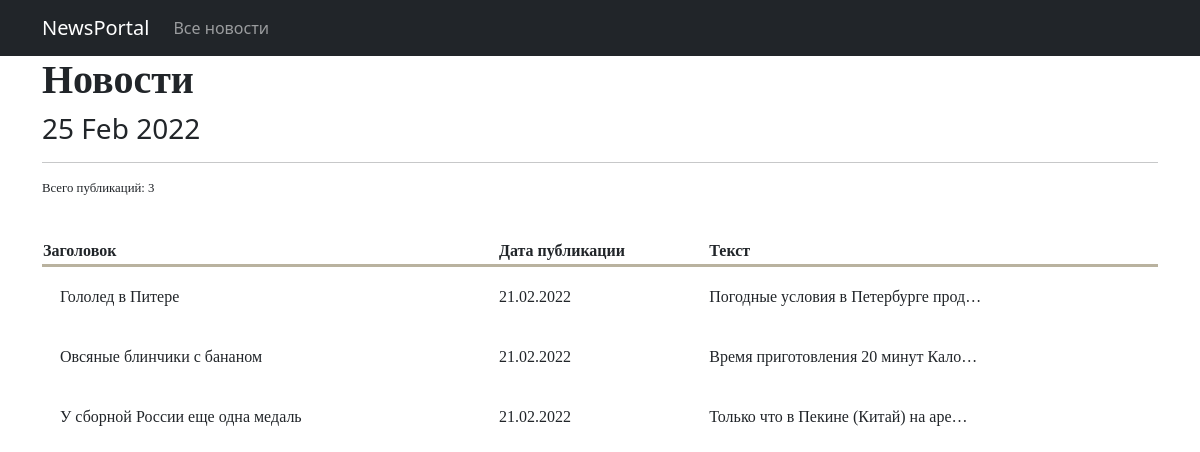
The page /news/ on the database as committed earlier.
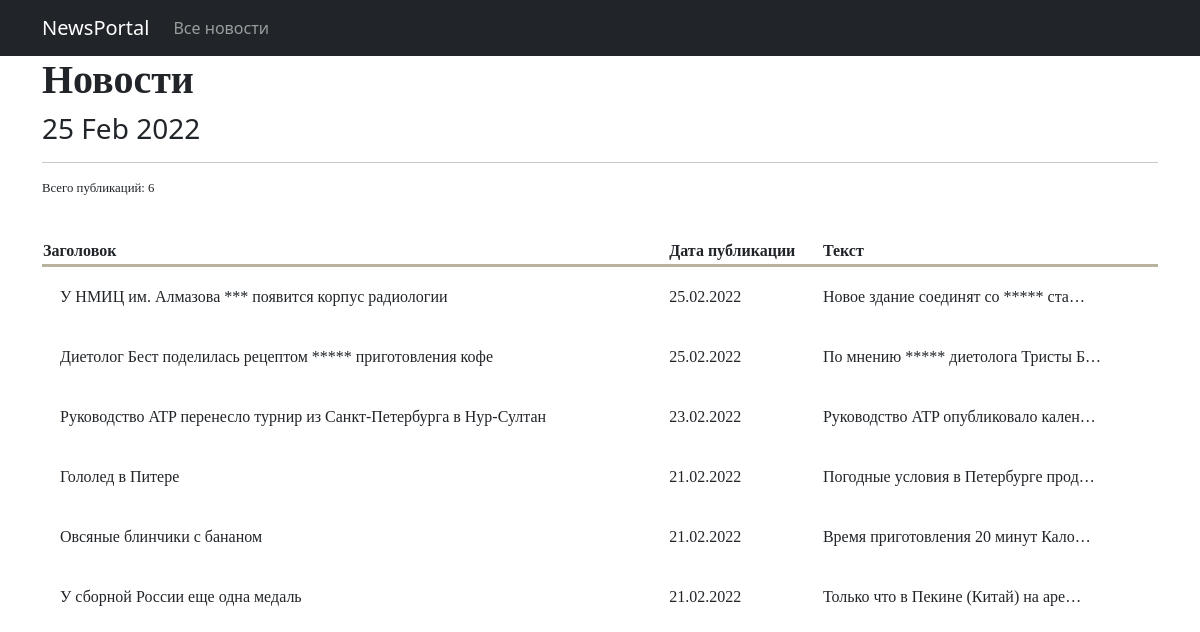
The same page on the database as committed later.
### news/models.py (models this page shows, shortened)
class Post(models.Model):
    article = 'ART'
    news = 'NWS'
    TYPE = [
        (article, 'Статья'),
        (news, 'Новость'),
    ]
    author = models.ForeignKey(Author, on_delete=models.CASCADE)
    type = models.CharField(max_length=3, choices=TYPE, default=news)
    time_in = models.DateTimeField(auto_now_add=True)
    category = models.ManyToManyField(Category, through='PostCategory')
    head = models.CharField(max_length=255)
    text = models.TextField()
    rating = models.SmallIntegerField(default=0)

### news/views.py (the view)
# urls.py: path('', PostList.as_view()),
class PostList(ListView):
    model = Post
    template_name = 'posts.html'
    context_object_name = 'posts'
    queryset = Post.objects.order_by('-time_in')
    def get_context_data(self, **kwargs):
        context = super().get_context_data(**kwargs)
        context['time_now'] = datetime.utcnow()
        return context

### news/templatetags/custom_filters.py (called while the page is built)
@register.filter(name='censor')
def censor(text):
    cens_list = ['word1', 'word2', 'wo3']
    for word in cens_list:
        text = text.replace(word, '*' * len(word))
    return text

### templates/posts.html (shortened to what this page needs)
{% extends 'flatpages/default.html' %}
{% load custom_filters %}
{% block content %}
    <h1 style="font-family: Georgia;"><strong> Новости </strong></h1>
    <h3>
        {{ time_now | date:'d M Y' }}
    </h3>
    <hr>
    {% if posts %}
        <p style="font-size: 0.8em; font-family: Georgia;">
            Всего публикаций: {{ posts | length }}
        </p>
        <br/>
        <table style="width: 100%; font-family: Georgia;">
            <tr>
                <th style="border-bottom: 3px solid #B9B29F;"> Заголовок </th>
                <th style="border-bottom: 3px solid #B9B29F;"> Дата публикации </th>
                <th style="border-bottom: 3px solid #B9B29F;"> Текст </th>
            </tr>
            {% for post in posts %}
                <tr>
                    <td style="padding: 18px;"> {{ post.head | censor}} </td>
                    <td> {{ post.time_in | date:'d.m.Y' }} </td>
                    <td> {{ post.text | censor | truncatechars:35 }} </td>
                </tr>
            {% endfor %}
        </table>
    {% else %}
        <h2> Новостей нет!</h2>
    {% endif %}
{% endblock content %}

### templates/flatpages/default.html (shortened to what this page needs)
<!DOCTYPE html>
<html lang="en">
    <head>
        {% load static %}
        <link href="{% static 'css/styles.css' %}" rel="stylesheet" />
    </head>
    <body>
        <nav class="navbar navbar-expand-lg navbar-dark bg-dark static-top">
            <div class="container">
                <a class="navbar-brand" href="#">NewsPortal</a>
                <div class="collapse navbar-collapse" id="navbarResponsive">
                    <ul class="navbar-nav ml-auto">
                        <li class="nav-item">
                            <a class="nav-link" href="/news/">Все новости</a>
                        </li>
                    </ul>
                </div>
            </div>
        </nav>
        <div class="container">
            {% block content %}
            {% endblock content %}
       </div>
    </body>
</html>

Rows that differ between the two databases and show on the page:
added Post: head|censor "У НМИЦ им. Алмазова *** появится корпус радиологии", time_in "25.02.2022", text|censor "Новое здание соединят со ***** ста…"
added Post: head|censor "Диетолог Бест поделилась рецептом ***** приготовления кофе", time_in "25.02.2022", text|censor "По мнению ***** диетолога Тристы Б…"
added Post: head|censor "Руководство ATP перенесло турнир из Санкт-Петербурга в Нур-Султан", time_in "23.02.2022", text|censor "Руководство ATP опубликовало кален…"
Other text that changed with them:
{{ posts | length }}: "3" → "6"
